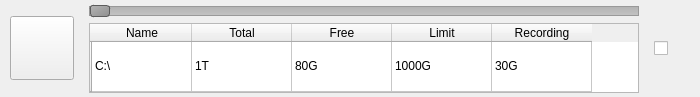
<?xml version="1.0" encoding="UTF-8"?>
<ui version="4.0">
 <class>VSCHddOneEdit</class>
 <widget class="QWidget" name="VSCHddOneEdit">
  <property name="geometry">
   <rect>
    <x>0</x>
    <y>0</y>
    <width>700</width>
    <height>97</height>
   </rect>
  </property>
  <property name="minimumSize">
   <size>
    <width>700</width>
    <height>97</height>
   </size>
  </property>
  <property name="maximumSize">
   <size>
    <width>700</width>
    <height>97</height>
   </size>
  </property>
  <property name="windowTitle">
   <string>Form</string>
  </property>
  <property name="windowIcon">
   <iconset>
    <normaloff>:/logo/resources/vscsmall.jpg</normaloff>:/logo/resources/vscsmall.jpg</iconset>
  </property>
  <layout class="QHBoxLayout" name="horizontalLayout">
   <property name="spacing">
    <number>15</number>
   </property>
   <property name="leftMargin">
    <number>10</number>
   </property>
   <property name="topMargin">
    <number>0</number>
   </property>
   <property name="rightMargin">
    <number>10</number>
   </property>
   <property name="bottomMargin">
    <number>0</number>
   </property>
   <item>
    <widget class="QPushButton" name="pushButton">
     <property name="minimumSize">
      <size>
       <width>64</width>
       <height>64</height>
      </size>
     </property>
     <property name="maximumSize">
      <size>
       <width>64</width>
       <height>64</height>
      </size>
     </property>
     <property name="text">
      <string/>
     </property>
     <property name="icon">
      <iconset resource="../main/vscmainwindows.qrc">
       <normaloff>:/device/resources/harddisk.png</normaloff>:/device/resources/harddisk.png</iconset>
     </property>
     <property name="iconSize">
      <size>
       <width>65</width>
       <height>65</height>
      </size>
     </property>
    </widget>
   </item>
   <item>
    <layout class="QVBoxLayout" name="verticalLayout">
     <property name="spacing">
      <number>0</number>
     </property>
     <item>
      <widget class="QSlider" name="horizontalSlider">
       <property name="minimumSize">
        <size>
         <width>550</width>
         <height>0</height>
        </size>
       </property>
       <property name="maximumSize">
        <size>
         <width>550</width>
         <height>16777215</height>
        </size>
       </property>
       <property name="styleSheet">
        <string notr="true">QSlider::groove:horizontal {
border: 1px solid #999999;
height: 8px; /* the groove expands to the size of the slider by default. by giving it a height, it has a fixed size */
background: qlineargradient(x1:0, y1:0, x2:0, y2:1, stop:0 #B1B1B1, stop:1 #c4c4c4);
}
QSlider::handle:horizontal {
background: qlineargradient(x1:0, y1:0, x2:1, y2:1, stop:0 #b4b4b4, stop:1 #8f8f8f);
border: 1px solid #5c5c5c;
width: 18px;
margin: -2px 0; /* handle is placed by default on the contents rect of the groove. Expand outside the groove */
border-radius: 3px;
}</string>
       </property>
       <property name="orientation">
        <enum>Qt::Horizontal</enum>
       </property>
      </widget>
     </item>
     <item>
      <widget class="QTableWidget" name="tableWidget">
       <property name="enabled">
        <bool>true</bool>
       </property>
       <property name="minimumSize">
        <size>
         <width>550</width>
         <height>70</height>
        </size>
       </property>
       <property name="maximumSize">
        <size>
         <width>550</width>
         <height>70</height>
        </size>
       </property>
       <property name="styleSheet">
        <string notr="true">font: 11pt &quot;Arial&quot;;</string>
       </property>
       <property name="editTriggers">
        <set>QAbstractItemView::NoEditTriggers</set>
       </property>
       <property name="dragEnabled">
        <bool>false</bool>
       </property>
       <property name="alternatingRowColors">
        <bool>false</bool>
       </property>
       <property name="showGrid">
        <bool>true</bool>
       </property>
       <property name="gridStyle">
        <enum>Qt::SolidLine</enum>
       </property>
       <property name="wordWrap">
        <bool>true</bool>
       </property>
       <property name="cornerButtonEnabled">
        <bool>false</bool>
       </property>
       <attribute name="verticalHeaderVisible">
        <bool>true</bool>
       </attribute>
       <attribute name="verticalHeaderCascadingSectionResizes">
        <bool>false</bool>
       </attribute>
       <attribute name="verticalHeaderShowSortIndicator" stdset="0">
        <bool>false</bool>
       </attribute>
       <attribute name="verticalHeaderStretchLastSection">
        <bool>true</bool>
       </attribute>
       <row>
        <property name="text">
         <string/>
        </property>
       </row>
       <column>
        <property name="text">
         <string>Name</string>
        </property>
       </column>
       <column>
        <property name="text">
         <string>Total</string>
        </property>
       </column>
       <column>
        <property name="text">
         <string>Free</string>
        </property>
       </column>
       <column>
        <property name="text">
         <string>Limit</string>
        </property>
       </column>
       <column>
        <property name="text">
         <string>Recording</string>
        </property>
       </column>
       <item row="0" column="0">
        <property name="text">
         <string>C:\</string>
        </property>
       </item>
       <item row="0" column="1">
        <property name="text">
         <string>1T</string>
        </property>
       </item>
       <item row="0" column="2">
        <property name="text">
         <string>80G</string>
        </property>
       </item>
       <item row="0" column="3">
        <property name="text">
         <string>1000G</string>
        </property>
       </item>
       <item row="0" column="4">
        <property name="text">
         <string>30G</string>
        </property>
       </item>
      </widget>
     </item>
    </layout>
   </item>
   <item>
    <widget class="QCheckBox" name="checkBox">
     <property name="text">
      <string/>
     </property>
    </widget>
   </item>
  </layout>
 </widget>
 <resources>
  <include location="../main/vscmainwindows.qrc"/>
 </resources>
 <connections/>
</ui>
